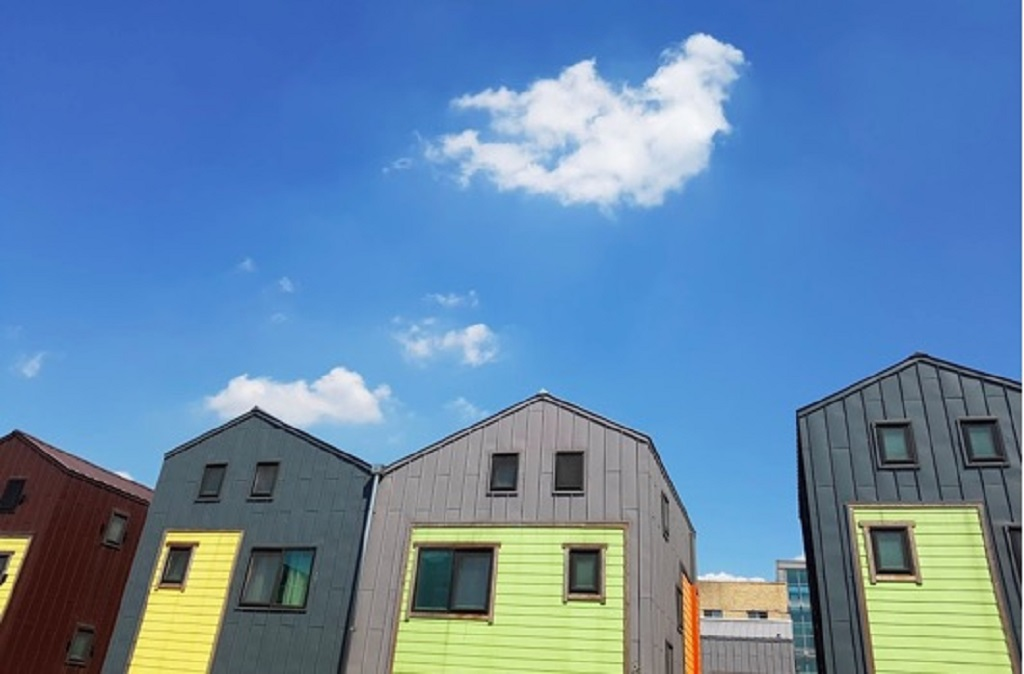
//> input picture hw7_SIFT/input.jpg, 1024 x 674 px; the run also reads 1 picture not shown here
$ ./FileName   (built with g++ and OpenCV 4)
//> lines starting //> are read from the running program, lines starting //| are printed output that depends on the picture; after the words box and inside, x2 and y2 are one past the last pixel; in counts of white or black regions, pixels touching at a corner belong together
#include <iostream>
#include "opencv2/opencv.hpp"
#include "opencv2/core.hpp"
#include "opencv2/highgui.hpp"
#include "opencv2/features2d.hpp"
using namespace cv;
using std::cout;
using std::endl;
int main(int argc, char* argv[])
{
    Mat img1 = imread("input.jpg");
//> img1 is the input picture: 674 rows x 1024 cols, CV_8UC3; mean B, G, R 171.8, 135.3, 99.7
    Mat img2 = imread("input_resize.jpg");

    resize(img1, img1, Size(0,0), 0.7, 0.7);
//> img1: 472 rows x 717 cols, CV_8UC3
    resize(img2, img2, Size(0, 0), 0.7, 0.7);
//> img2: 354 rows x 538 cols, CV_8UC3
    //
    //-- Step 1: Detect the keypoints using SURF Detector, compute the descriptors
    int minHessian = 400;
    Ptr<SIFT> detector = SIFT::create(minHessian);
    std::vector<KeyPoint> keypoints1, keypoints2;
    std::vector<Point2f> point1, point2;
    Mat descriptors1, descriptors2;
    detector->detectAndCompute(img1, noArray(), keypoints1, descriptors1);
//> keypoints1 = 400 keypoints; strongest (x, y, size): (534, 430, 4.1), (318, 408, 35.7), (12, 383, 10.5), (408, 401, 21.7)
    detector->detectAndCompute(img2, noArray(), keypoints2, descriptors2);
//> keypoints2 = 400 keypoints; strongest (x, y, size): (401, 322, 3), (238, 306, 26.9), (9, 287, 7.5), (306, 300, 16.3)


    KeyPoint::convert(keypoints1, point1);
//> point1 = 400 Points (x, y), first 12: [5.65, 301.9], [3.19, 403.7], [713.8, 273.4], [713.4, 370.4], [11.03, 304.2], [11.03, 304.2], [12.47, 382.6], [12.47, 382.6], [706.5, 468.6], [706.3, 270.8], [704.6, 326.5], [704.1, 461.4]
    KeyPoint::convert(keypoints2, point2);
//> point2 = 400 Points (x, y), first 12: [535.2, 247.4], [534.9, 277.4], [8.12, 227.6], [8.2, 227.9], [9.25, 286.8], [9.25, 286.8], [530.7, 277.2], [521.2, 221], [505.2, 221.2], [498.2, 282.3], [482.1, 306], [476.1, 297.7]

    Mat img1_copy = img1.clone();
    Mat img2_copy = img2.clone();
    for (int i = 0; i < point1.size(); i++) {
        int x = (int)point1[i].x;
        int y = (int)point1[i].y;
        circle(img1_copy, Point(x, y), 5, Scalar(0), 2, 8, 0);
    }
//> this loop made 400 passes
//> (x, y) on passes 1 to 3: (5, 301), (3, 403), (713, 273)
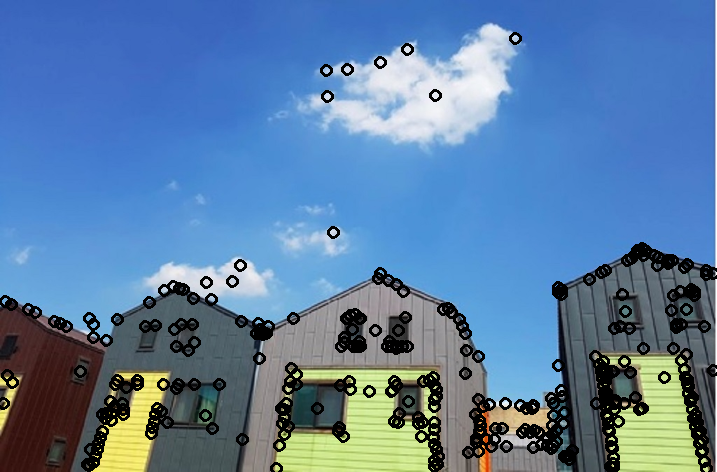
//> img1_copy: 472 rows x 717 cols, CV_8UC3; mean B, G, R 163.4, 125.7, 90.6

    for (int i = 0; i < point2.size(); i++) {
        int x = (int)point2[i].x;
        int y = (int)point2[i].y;
        circle(img2_copy, Point(x, y), 5, Scalar(0), 2, 8, 0);
    }
//> this loop made 400 passes
//> (x, y) on passes 1 to 3: (535, 247), (534, 277), (8, 227)
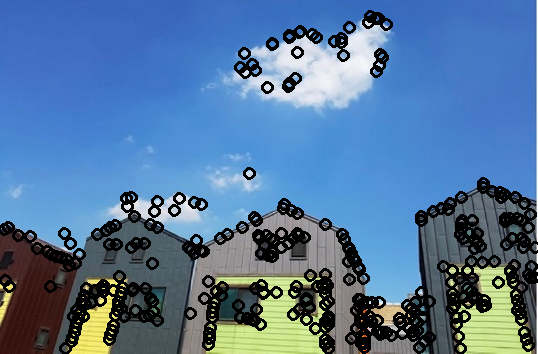
//> img2_copy: 354 rows x 538 cols, CV_8UC3; mean B, G, R 155.4, 118, 83.6

    Mat show_together = Mat(max(img2_copy.rows,img1_copy.rows), img1_copy.cols + img2_copy.cols, CV_8UC3);
    for (int i = 0; i < img1_copy.rows; i++) {
        for (int j = 0; j < img1_copy.cols; j++) {
             show_together.data[3 * (i * show_together.cols + j)] = img1_copy.data[3 * (i * img1_copy.cols + j)];
             show_together.data[3 * (i * show_together.cols + j) + 1] = img1_copy.data[3 * (i * img1_copy.cols + j) + 1];
             show_together.data[3 * (i * show_together.cols + j) + 2] = img1_copy.data[3 * (i * img1_copy.cols + j) + 2];

        }
    }
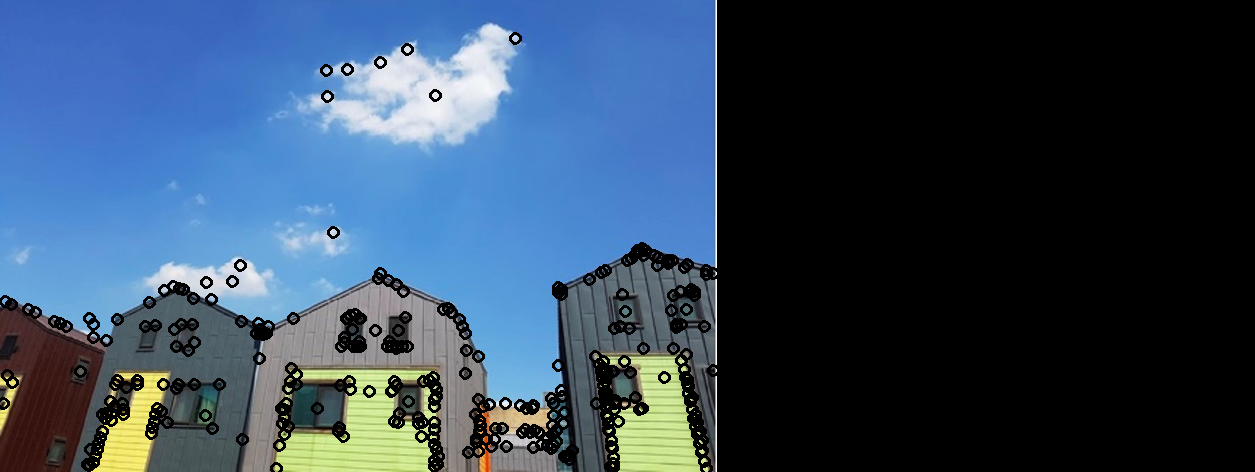
//> show_together: 472 rows x 1255 cols, CV_8UC3; mean B, G, R 93.3, 71.8, 51.7

    for (int i = 0; i < img2_copy.rows; i++) {
        for (int j = 0; j < img2_copy.cols; j++) {
            show_together.data[3 * (i * show_together.cols + j+img1_copy.cols)] = img2_copy.data[3 * (i * img2_copy.cols + j)];
            show_together.data[3 * (i * show_together.cols + j + img1_copy.cols) + 1] = img2_copy.data[3 * (i * img2_copy.cols + j) + 1];
            show_together.data[3 * (i * show_together.cols + j + img1_copy.cols) + 2] = img2_copy.data[3 * (i * img2_copy.cols + j) + 2];

        }
    }
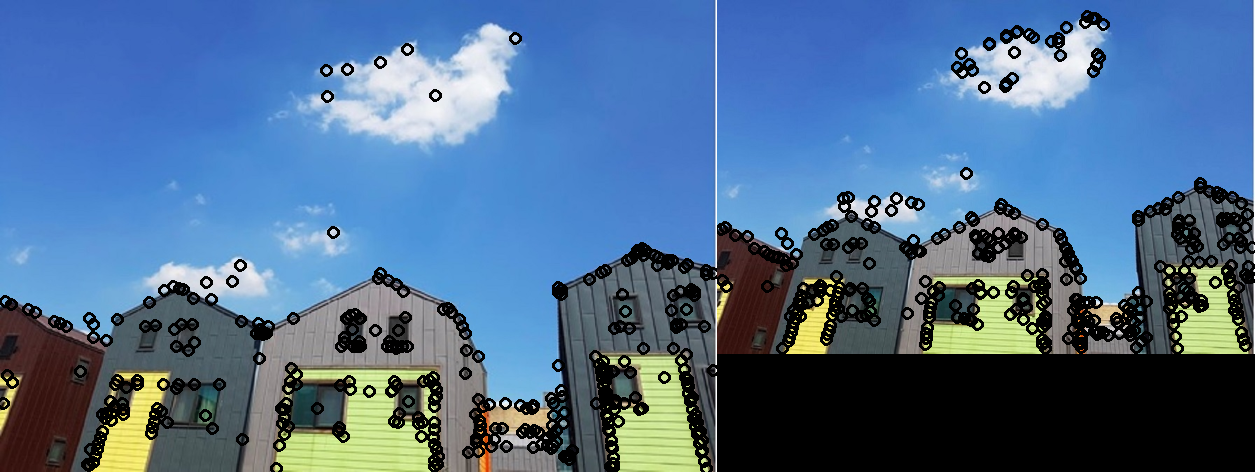
//> show_together: 472 rows x 1255 cols, CV_8UC3; mean B, G, R 143.3, 109.7, 78.6
    imshow("what i get", show_together);
    waitKey(0);
    //-- Step 2: Matching descriptor vectors with a FLANN based matcher
    // Since SURF is a floating-point descriptor NORM_L2 is used
    Ptr<DescriptorMatcher> matcher = DescriptorMatcher::create(DescriptorMatcher::FLANNBASED);
    std::vector< std::vector<DMatch> > knn_matches;//같은 것끼리 vector로 저장
    matcher->knnMatch(descriptors1, descriptors2, knn_matches, 2);//vector를 보고 그림을 그림
//> knn_matches = 400 matches
    //-- Filter matches using the Lowe's ratio test
    float ratio_thresh;
    for (int k = 0; k < 10; k++) {
        ratio_thresh = (k + 1) * 0.1f;
        std::vector<DMatch> good_matches;
        for (size_t i = 0; i < knn_matches.size(); i++)
        {
            if (knn_matches[i][0].distance < ratio_thresh * knn_matches[i][1].distance)//distance: 둘이 얼마나 유사한지 유사도
            {
                good_matches.push_back(knn_matches[i][0]);
            }
        }
        //-- Draw matches
        Mat img_matches;
        drawMatches(img1, keypoints1, img2, keypoints2, good_matches, img_matches, Scalar::all(-1),
            Scalar::all(-1), std::vector<char>(), DrawMatchesFlags::NOT_DRAW_SINGLE_POINTS);
        //-- Show detected matches
        imshow("Good Matches", img_matches);
        waitKey(0);
    }
//> this loop made 10 passes
//> pass 1, `drawMatches(img1, keypoints1, img2, keypoints2, good_matches, img_matc..`:
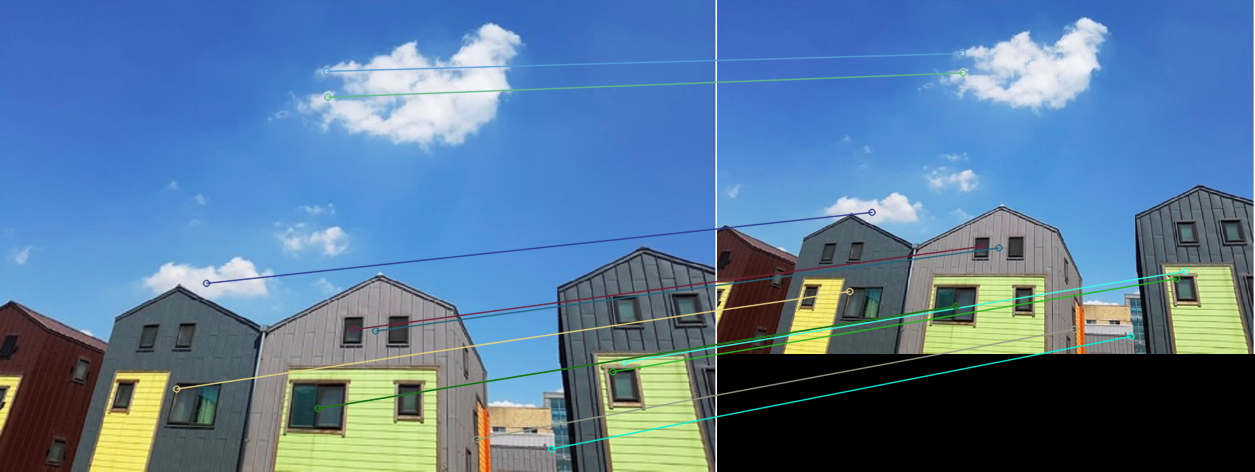
//> img_matches: 472 rows x 1255 cols, CV_8UC3; mean B, G, R 153.1, 121.1, 88.5
//> pass 2, `drawMatches(img1, keypoints1, img2, keypoints2, good_matches, img_matc..`:
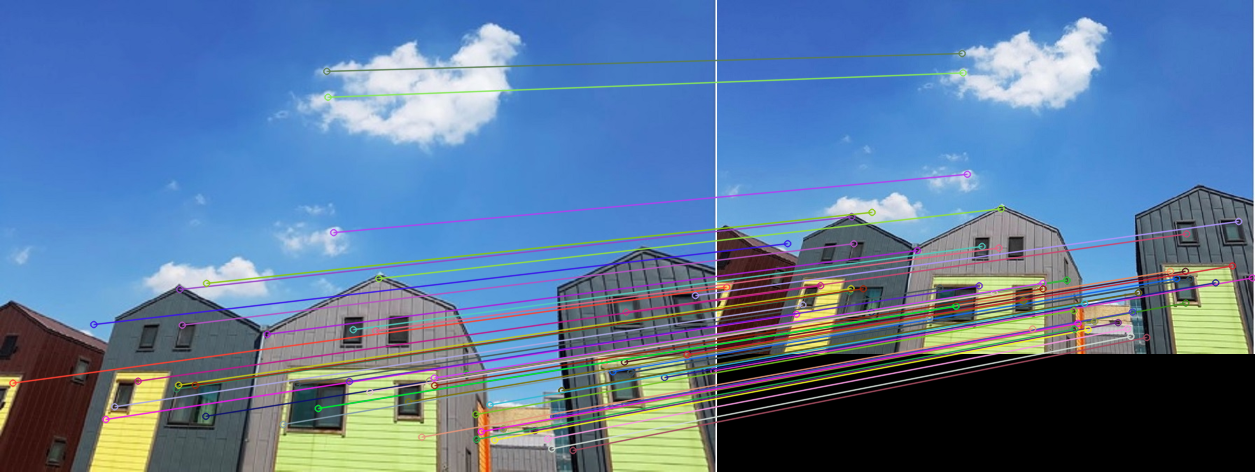
//> img_matches: 472 rows x 1255 cols, CV_8UC3; 13.61% of pixels changed, all inside (x1, y1, x2, y2) = (8, 49, 1255, 455)
//> pass 3, `drawMatches(img1, keypoints1, img2, keypoints2, good_matches, img_matc..`:
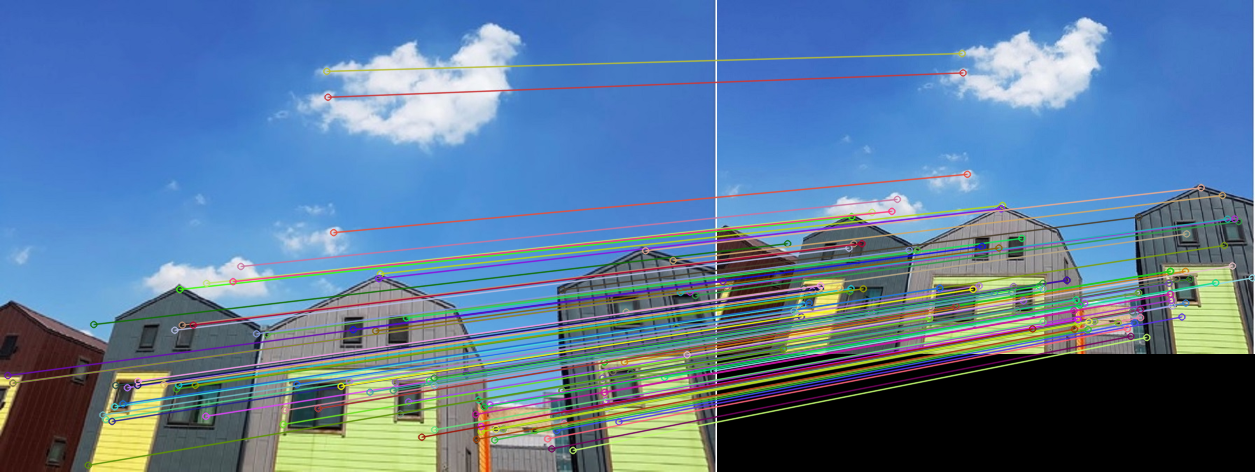
//> img_matches: 472 rows x 1255 cols, CV_8UC3; mean B, G, R 153, 121.9, 91.4
    return 0;
}
